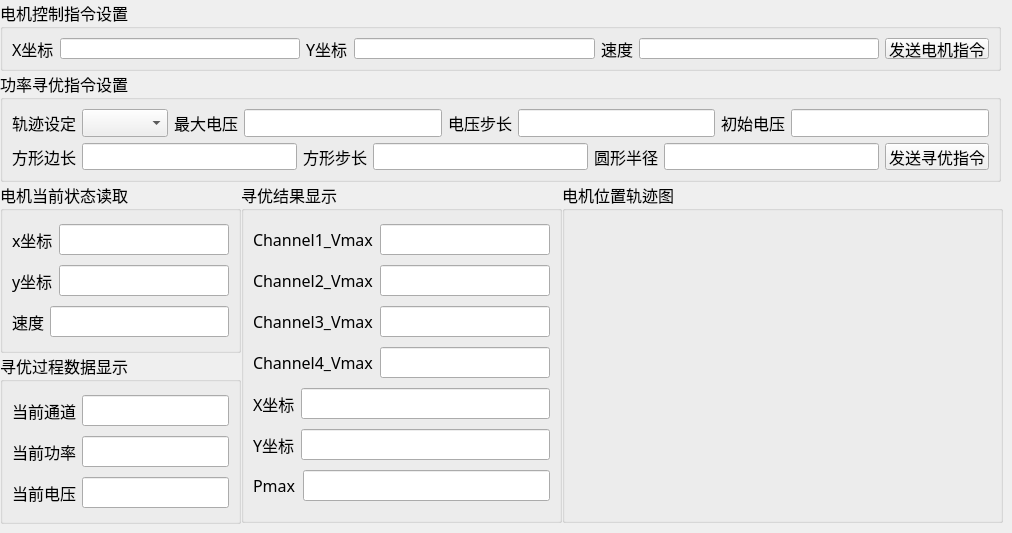
    <widget class="QWidget" name="tab_stm32">
     <attribute name="title">
      <string>接收STM32数据</string>
     </attribute>
     <widget class="QGroupBox" name="groupBox">
      <property name="geometry">
       <rect>
        <x>0</x>
        <y>0</y>
        <width>1001</width>
        <height>71</height>
       </rect>
      </property>
      <property name="font">
       <font>
        <family>宋体</family>
        <pointsize>12</pointsize>
       </font>
      </property>
      <property name="title">
       <string>电机控制指令设置</string>
      </property>
      <layout class="QHBoxLayout" name="horizontalLayout_4">
       <item>
        <widget class="QLabel" name="label_13">
         <property name="text">
          <string>X坐标</string>
         </property>
        </widget>
       </item>
       <item>
        <widget class="QLineEdit" name="lineEdit_motor_x"/>
       </item>
       <item>
        <widget class="QLabel" name="label_14">
         <property name="text">
          <string>Y坐标</string>
         </property>
        </widget>
       </item>
       <item>
        <widget class="QLineEdit" name="lineEdit_motor_y"/>
       </item>
       <item>
        <widget class="QLabel" name="label_15">
         <property name="text">
          <string>速度</string>
         </property>
        </widget>
       </item>
       <item>
        <widget class="QLineEdit" name="lineEdit_motor_speed"/>
       </item>
       <item>
        <widget class="QPushButton" name="pushButton_motor_control">
         <property name="font">
          <font>
           <family>宋体</family>
           <pointsize>12</pointsize>
          </font>
         </property>
         <property name="text">
          <string>发送电机指令</string>
         </property>
        </widget>
       </item>
      </layout>
     </widget>
     <widget class="QGroupBox" name="groupBox_2">
      <property name="geometry">
       <rect>
        <x>0</x>
        <y>71</y>
        <width>1001</width>
        <height>111</height>
       </rect>
      </property>
      <property name="font">
       <font>
        <family>宋体</family>
        <pointsize>12</pointsize>
       </font>
      </property>
      <property name="title">
       <string>功率寻优指令设置</string>
      </property>
      <layout class="QVBoxLayout" name="verticalLayout_14">
       <item>
        <layout class="QHBoxLayout" name="horizontalLayout_5">
         <item>
          <widget class="QLabel" name="label_16">
           <property name="text">
            <string>轨迹设定</string>
           </property>
          </widget>
         </item>
         <item>
          <widget class="QComboBox" name="comboBox_traj_type"/>
         </item>
         <item>
          <widget class="QLabel" name="label_10">
           <property name="text">
            <string>最大电压</string>
           </property>
          </widget>
         </item>
         <item>
          <widget class="QLineEdit" name="lineEdit_max_voltage"/>
         </item>
         <item>
          <widget class="QLabel" name="label_9">
           <property name="text">
            <string>电压步长</string>
           </property>
          </widget>
         </item>
         <item>
          <widget class="QLineEdit" name="lineEdit_voltage_step"/>
         </item>
         <item>
          <widget class="QLabel" name="label_26">
           <property name="text">
            <string>初始电压</string>
           </property>
          </widget>
         </item>
         <item>
          <widget class="QLineEdit" name="lineEdit_initial_voltage"/>
         </item>
        </layout>
       </item>
       <item>
        <layout class="QHBoxLayout" name="horizontalLayout_6">
         <item>
          <widget class="QLabel" name="label_11">
           <property name="text">
            <string>方形边长</string>
           </property>
          </widget>
         </item>
         <item>
          <widget class="QLineEdit" name="lineEdit_square_step_2"/>
         </item>
         <item>
          <widget class="QLabel" name="label_8">
           <property name="text">
            <string>方形步长</string>
           </property>
          </widget>
         </item>
         <item>
          <widget class="QLineEdit" name="lineEdit_square_step"/>
         </item>
         <item>
          <widget class="QLabel" name="label_7">
           <property name="text">
            <string>圆形半径</string>
           </property>
          </widget>
         </item>
         <item>
          <widget class="QLineEdit" name="lineEdit_circle_radius"/>
         </item>
         <item>
          <widget class="QPushButton" name="pushButton_find_optimal">
           <property name="font">
            <font>
             <family>宋体</family>
             <pointsize>12</pointsize>
            </font>
           </property>
           <property name="text">
            <string>发送寻优指令</string>
           </property>
          </widget>
         </item>
        </layout>
       </item>
      </layout>
     </widget>
     <widget class="QGroupBox" name="groupBox_7">
      <property name="geometry">
       <rect>
        <x>0</x>
        <y>353</y>
        <width>241</width>
        <height>171</height>
       </rect>
      </property>
      <property name="font">
       <font>
        <family>宋体</family>
        <pointsize>12</pointsize>
       </font>
      </property>
      <property name="title">
       <string>寻优过程数据显示</string>
      </property>
      <layout class="QVBoxLayout" name="verticalLayout_9">
       <item>
        <layout class="QHBoxLayout" name="horizontalLayout_2">
         <item>
          <widget class="QLabel" name="label_18">
           <property name="font">
            <font>
             <family>宋体</family>
             <pointsize>12</pointsize>
            </font>
           </property>
           <property name="text">
            <string>当前通道</string>
           </property>
          </widget>
         </item>
         <item>
          <widget class="QLineEdit" name="lineEdit_read_currentchannel"/>
         </item>
        </layout>
       </item>
       <item>
        <layout class="QHBoxLayout" name="horizontalLayout_14">
         <item>
          <widget class="QLabel" name="label_20">
           <property name="font">
            <font>
             <family>宋体</family>
             <pointsize>12</pointsize>
            </font>
           </property>
           <property name="text">
            <string>当前功率</string>
           </property>
          </widget>
         </item>
         <item>
          <widget class="QLineEdit" name="lineEdit_read_currentpower"/>
         </item>
        </layout>
       </item>
       <item>
        <layout class="QHBoxLayout" name="horizontalLayout_3">
         <item>
          <widget class="QLabel" name="label_19">
           <property name="font">
            <font>
             <family>宋体</family>
             <pointsize>12</pointsize>
            </font>
           </property>
           <property name="text">
            <string>当前电压</string>
           </property>
          </widget>
         </item>
         <item>
          <widget class="QLineEdit" name="lineEdit_read_currentvoltage"/>
         </item>
        </layout>
       </item>
      </layout>
     </widget>
     <widget class="QGroupBox" name="groupBox_chart">
      <property name="geometry">
       <rect>
        <x>562</x>
        <y>182</y>
        <width>441</width>
        <height>341</height>
       </rect>
      </property>
      <property name="font">
       <font>
        <family>宋体</family>
        <pointsize>12</pointsize>
       </font>
      </property>
      <property name="title">
       <string>电机位置轨迹图</string>
      </property>
      <layout class="QHBoxLayout" name="horizontalLayout_26">
       <item>
        <widget class="QWidget" name="widget_chart" native="true"/>
       </item>
      </layout>
     </widget>
     <widget class="QGroupBox" name="groupBox_5">
      <property name="geometry">
       <rect>
        <x>0</x>
        <y>182</y>
        <width>241</width>
        <height>171</height>
       </rect>
      </property>
      <property name="font">
       <font>
        <family>宋体</family>
        <pointsize>12</pointsize>
       </font>
      </property>
      <property name="title">
       <string>电机当前状态读取</string>
      </property>
      <layout class="QVBoxLayout" name="verticalLayout">
       <item>
        <layout class="QHBoxLayout" name="horizontalLayout_12">
         <item>
          <widget class="QLabel" name="label_6">
           <property name="font">
            <font>
             <family>宋体</family>
             <pointsize>12</pointsize>
            </font>
           </property>
           <property name="text">
            <string>x坐标</string>
           </property>
          </widget>
         </item>
         <item>
          <widget class="QLineEdit" name="lineEdit_read_motor_x"/>
         </item>
        </layout>
       </item>
       <item>
        <layout class="QHBoxLayout" name="horizontalLayout_13">
         <item>
          <widget class="QLabel" name="label_12">
           <property name="font">
            <font>
             <family>宋体</family>
             <pointsize>12</pointsize>
            </font>
           </property>
           <property name="text">
            <string>y坐标</string>
           </property>
          </widget>
         </item>
         <item>
          <widget class="QLineEdit" name="lineEdit_read_motor_y"/>
         </item>
        </layout>
       </item>
       <item>
        <layout class="QHBoxLayout" name="horizontalLayout_19">
         <item>
          <widget class="QLabel" name="label_17">
           <property name="font">
            <font>
             <family>宋体</family>
             <pointsize>12</pointsize>
             <weight>50</weight>
             <bold>false</bold>
            </font>
           </property>
           <property name="text">
            <string>速度</string>
           </property>
          </widget>
         </item>
         <item>
          <widget class="QLineEdit" name="lineEdit_read_motor_speed"/>
         </item>
        </layout>
       </item>
      </layout>
     </widget>
     <widget class="QGroupBox" name="groupBox_6">
      <property name="geometry">
       <rect>
        <x>241</x>
        <y>182</y>
        <width>321</width>
        <height>341</height>
       </rect>
      </property>
      <property name="font">
       <font>
        <family>宋体</family>
        <pointsize>12</pointsize>
       </font>
      </property>
      <property name="title">
       <string>寻优结果显示</string>
      </property>
      <layout class="QVBoxLayout" name="verticalLayout_3">
       <item>
        <layout class="QHBoxLayout" name="horizontalLayout_15">
         <item>
          <widget class="QLabel" name="label_21">
           <property name="font">
            <font>
             <family>宋体</family>
             <pointsize>12</pointsize>
            </font>
           </property>
           <property name="text">
            <string>Channel1_Vmax</string>
           </property>
          </widget>
         </item>
         <item>
          <widget class="QLineEdit" name="lineEdit_read_channel1voltagemax"/>
         </item>
        </layout>
       </item>
       <item>
        <layout class="QHBoxLayout" name="horizontalLayout_16">
         <item>
          <widget class="QLabel" name="label_22">
           <property name="font">
            <font>
             <family>宋体</family>
             <pointsize>12</pointsize>
            </font>
           </property>
           <property name="text">
            <string>Channel2_Vmax</string>
           </property>
          </widget>
         </item>
         <item>
          <widget class="QLineEdit" name="lineEdit_read_channel2voltagemax"/>
         </item>
        </layout>
       </item>
       <item>
        <layout class="QHBoxLayout" name="horizontalLayout_40">
         <item>
          <widget class="QLabel" name="label_23">
           <property name="font">
            <font>
             <family>宋体</family>
             <pointsize>12</pointsize>
            </font>
           </property>
           <property name="text">
            <string>Channel3_Vmax</string>
           </property>
          </widget>
         </item>
         <item>
          <widget class="QLineEdit" name="lineEdit_read_channel3voltagemax"/>
         </item>
        </layout>
       </item>
       <item>
        <layout class="QHBoxLayout" name="horizontalLayout_41">
         <item>
          <widget class="QLabel" name="label_24">
           <property name="font">
            <font>
             <family>宋体</family>
             <pointsize>12</pointsize>
            </font>
           </property>
           <property name="text">
            <string>Channel4_Vmax</string>
           </property>
          </widget>
         </item>
         <item>
          <widget class="QLineEdit" name="lineEdit_read_channel4voltagemax"/>
         </item>
        </layout>
       </item>
       <item>
        <layout class="QHBoxLayout" name="horizontalLayout_43">
         <item>
          <widget class="QLabel" name="label_41">
           <property name="font">
            <font>
             <family>宋体</family>
             <pointsize>12</pointsize>
            </font>
           </property>
           <property name="text">
            <string>X坐标</string>
           </property>
          </widget>
         </item>
         <item>
          <widget class="QLineEdit" name="lineEdit_opt_motor_x"/>
         </item>
        </layout>
       </item>
       <item>
        <layout class="QHBoxLayout" name="horizontalLayout_42">
         <item>
          <widget class="QLabel" name="label_32">
           <property name="font">
            <font>
             <family>宋体</family>
             <pointsize>12</pointsize>
            </font>
           </property>
           <property name="text">
            <string>Y坐标</string>
           </property>
          </widget>
         </item>
         <item>
          <widget class="QLineEdit" name="lineEdit_opt_motor_y"/>
         </item>
        </layout>
       </item>
       <item>
        <layout class="QHBoxLayout" name="horizontalLayout_17">
         <item>
          <widget class="QLabel" name="label_25">
           <property name="font">
            <font>
             <family>宋体</family>
             <pointsize>12</pointsize>
            </font>
           </property>
           <property name="text">
            <string>Pmax</string>
           </property>
          </widget>
         </item>
         <item>
          <widget class="QLineEdit" name="lineEdit_read_powermax"/>
         </item>
        </layout>
       </item>
      </layout>
     </widget>
    </widget>
